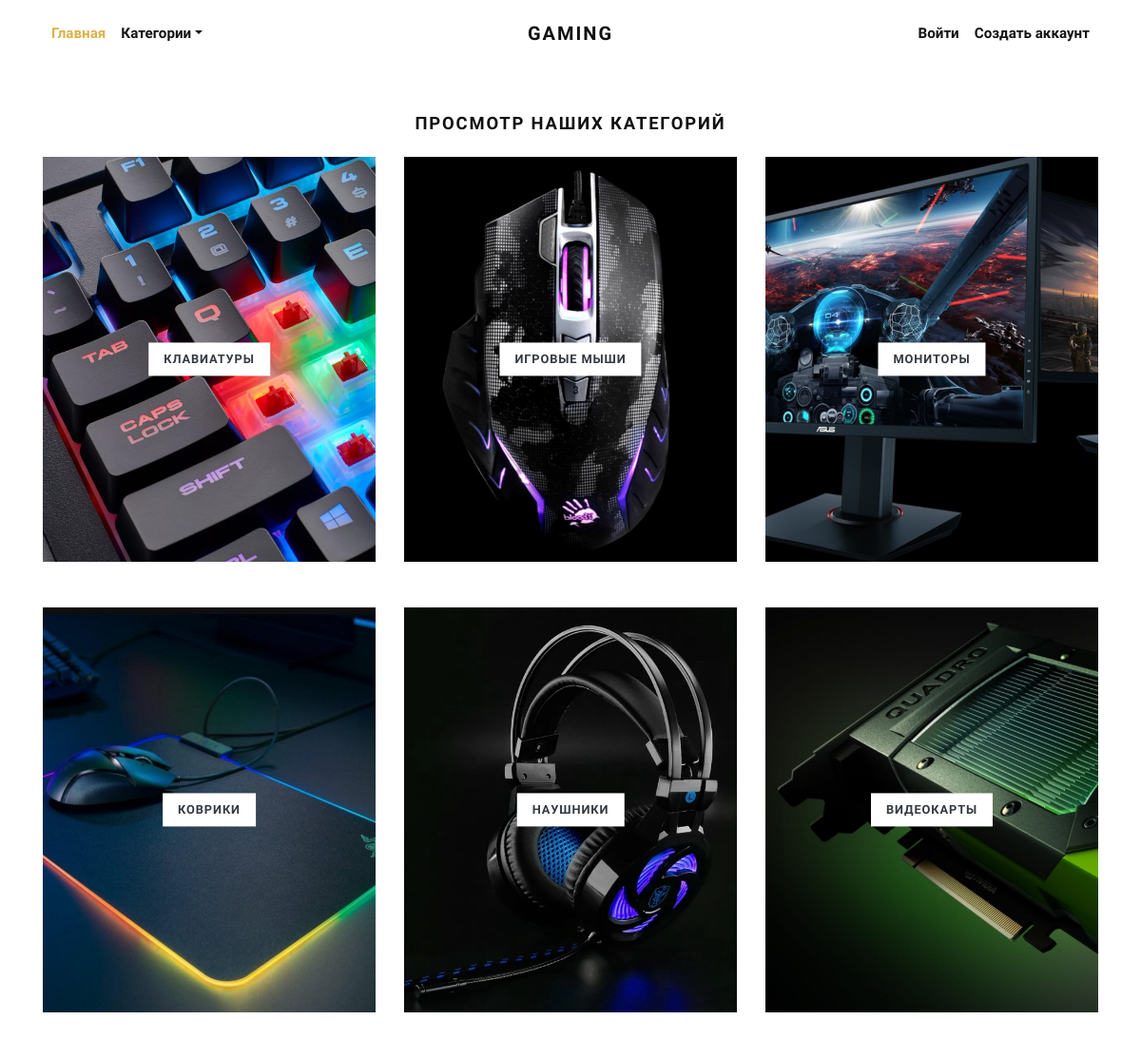
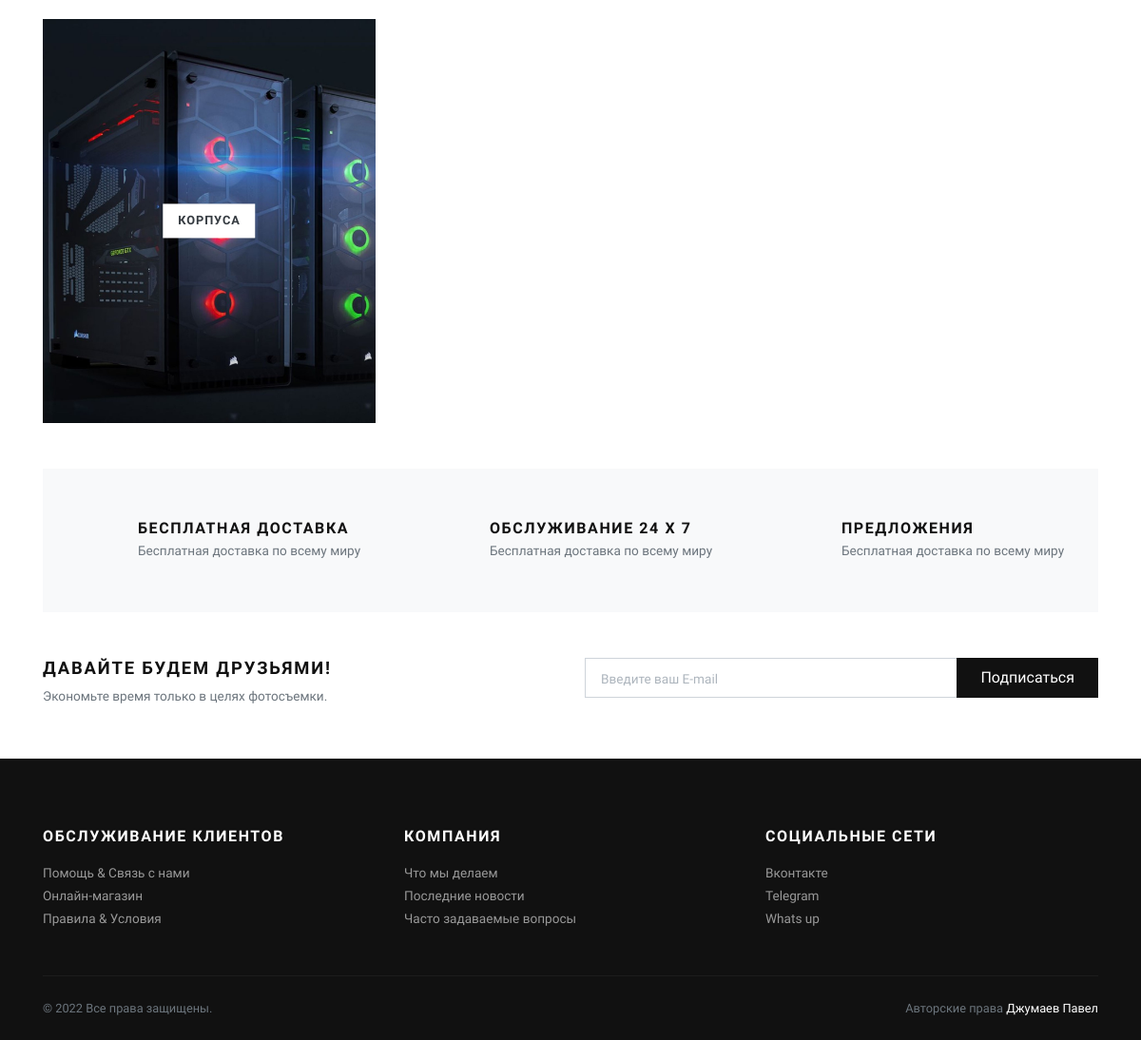
Page /categories/ on the committed database (2 pictures, top to bottom).
### store/models.py (models this page shows, shortened)
class Category(models.Model):
    title = models.CharField(max_length=50, verbose_name="Наименование категории")
    slug = models.SlugField(max_length=55, verbose_name="Category Slug")
    description = models.TextField(blank=True, verbose_name="Описание категории")
    category_image = models.ImageField(upload_to='category', blank=True, null=True, verbose_name="Изображение категории")
    is_active = models.BooleanField(verbose_name="Активно")
    is_featured = models.BooleanField(verbose_name="Избранное")
    created_at = models.DateTimeField(auto_now_add=True, verbose_name="Дата создания")
    updated_at = models.DateTimeField(auto_now=True, verbose_name="Дата обновления")
    class Meta:
        verbose_name_plural = 'Категории'
        ordering = ('-created_at', )

### store/views.py (the view)
# urls.py: path('categories/', views.all_categories, name="all-categories"),
def all_categories(request):
    categories = Category.objects.filter(is_active=True)
    return render(request, 'store/categories.html', {'categories':categories})

### store/context_preprocessors.py (called while the page is built)
def store_menu(request):
    categories = Category.objects.filter(is_active=True)
    context = {
        'categories_menu': categories,
    }
    return context

def cart_menu(request):
    if request.user.is_authenticated:
        cart_items = Cart.objects.filter(user=request.user)
        context = {
            'cart_items': cart_items,
        }
    else:
        context = {}
    return context

### templates/store/categories.html (shortened to what this page needs)
{% extends 'base.html' %} {% load static %} {% block content %}
<div class="container">
    <section class="pt-5">
        <header class="text-center">
            <h2 class="h5 text-uppercase mb-4">Просмотр наших категорий</h2>
        </header>
        <div class="row">
            {% if categories %} {% for category in categories %}
            <div class="col-md-4 mb-4 mb-md-5">
                <a class="category-item" href="{% url 'store:category-products' category.slug %}">
                  <strong class="category-item-title">{{ category.title }}</strong>
                </a>
            </div>
            {% endfor %} {% endif %}
        </div>
    </section>
    <section class="py-5 bg-light">
        <div class="container">
            <div class="row text-center">
                <div class="col-lg-4 mb-3 mb-lg-0">
                    <div class="d-inline-block">
                        <div class="media align-items-end">
                            <svg class="svg-icon svg-icon-big svg-icon-light">
                    <use xlink:href="#delivery-time-1"> </use>
                  </svg>
                            <div class="media-body text-left ml-3">
                                <h6 class="text-uppercase mb-1">Бесплатная доставка</h6>
                                <p class="text-small mb-0 text-muted">Бесплатная доставка по всему миру</p>
                            </div>
                        </div>
                    </div>
                </div>
                <div class="col-lg-4 mb-3 mb-lg-0">
                    <div class="d-inline-block">
                        <div class="media align-items-end">
                            <svg class="svg-icon svg-icon-big svg-icon-light">
                    <use xlink:href="#helpline-24h-1"> </use>
                  </svg>
                            <div class="media-body text-left ml-3">
                                <h6 class="text-uppercase mb-1">Обслуживание 24 x 7</h6>
                                <p class="text-small mb-0 text-muted">Бесплатная доставка по всему миру</p>
                            </div>
                        </div>
                    </div>
                </div>
                <div class="col-lg-4">
                    <div class="d-inline-block">
                        <div class="media align-items-end">
                            <svg class="svg-icon svg-icon-big svg-icon-light">
                    <use xlink:href="#label-tag-1"> </use>
                  </svg>
                            <div class="media-body text-left ml-3">
                                <h6 class="text-uppercase mb-1">Предложения</h6>
                                <p class="text-small mb-0 text-muted">Бесплатная доставка по всему миру</p>
                            </div>
                        </div>
                    </div>
                </div>
            </div>
        </div>
    </section>
    <section class="py-5">
        <div class="container p-0">
            <div class="row">
                <div class="col-lg-6 mb-3 mb-lg-0">
                    <h5 class="text-uppercase">Давайте будем друзьями!</h5>
                    <p class="text-small text-muted mb-0">Экономьте время только в целях фотосъемки.</p>
                </div>
                <div class="col-lg-6">
                    <form action="#">
                        <div class="input-group flex-column flex-sm-row mb-3">
                            <input class="form-control form-control-lg py-3" type="email" placeholder="Введите ваш E-mail" aria-describedby="button-addon2">
                            <div class="input-group-append">
                                <button class="btn btn-dark btn-block" id="button-addon2" type="submit">Подписаться</button>
                            </div>
                        </div>
                    </form>
                </div>
            </div>
        </div>
    </section>
</div>
{% endblock content %}

### gamingshop/static/css/style.default.css (style rules this page uses)
.text-small { font-size: 0.85rem !important; }
strong { font-weight: 700; }
.category-item { display: block; position: relative; color: #343a40; transition: all 0.3s; }
.category-item-title { display: inline-block; padding: 0.5rem 1rem; background: #fff; text-transform: uppercase; letter-spacing: 0.07em; position: absolute; top: 50%; left: 50%; -webkit-transform: translate(-50%, -50%); transform: translate(-50%, -50%); box-shadow: 0 0 5px rgba(0, 0, 0, 0.07); font-size: 0.8rem; }
.text-uppercase { text-transform: uppercase; letter-spacing: 0.1em; }
.svg-icon { width: 32px; height: 32px; vertical-align: text-bottom; stroke: currentColor; stroke-width: 3; --layer1: currentColor; --layer2: currentColor; --layer3: currentColor; }
.svg-icon.svg-icon-light { stroke-width: 2; }
.svg-icon-big { width: 48px; height: 48px; }
.btn { font-weight: 400; border: 1px solid transparent; font-family: inherit; padding: 0.375rem 1.5rem; font-size: 1rem; line-height: 1.5; border-radius: 0; transition: color 0.15s ease-in-out, background-color 0.15s ease-in-out, border-color 0.15s ease-in-out, box-shadow 0.15s ease-in-out; }
.btn-dark { color: #fff; background-color: #111111; border-color: #111111; }
body { font-family: "Libre Franklin", sans-serif; font-size: 1rem; font-weight: 400; line-height: 1.5; color: #111111; background-color: #fff; }
a { color: #dcb14a; text-decoration: none; }
h1, h2, h3, h4, h5, h6, .h1, .h2, .h3, .h4, .h5, .h6 { margin-bottom: 0.5rem; font-family: inherit; font-weight: 900; line-height: 1.2; color: inherit; }
h2, .h2 { font-size: 1.9rem; }
h5, .h5 { font-size: 1.15rem; }
h6, .h6 { font-size: 1rem; }
.bg-light { background-color: #f8f9fa !important; }
.form-control { padding: 0.375rem 0.75rem; font-size: 1rem; line-height: 1.5; color: #495057; background-color: #fff; border: 1px solid #ced4da; border-radius: 0; transition: border-color 0.15s ease-in-out, box-shadow 0.15s ease-in-out; }
.form-control::placeholder { color: #adb5bd; font-size: 0.85rem; font-weight: 400; }
.form-control-lg { padding: 0.5rem 1rem; font-size: 1rem; line-height: 1.5; border-radius: 0; }

### rows in the picture
Category: title "КЛАВИАТУРЫ"
Category: title "ИГРОВЫЕ МЫШИ"
Category: title "МОНИТОРЫ"
Category: title "КОВРИКИ"
Category: title "НАУШНИКИ"
Category: title "ВИДЕОКАРТЫ"
Category: title "КОРПУСА"
